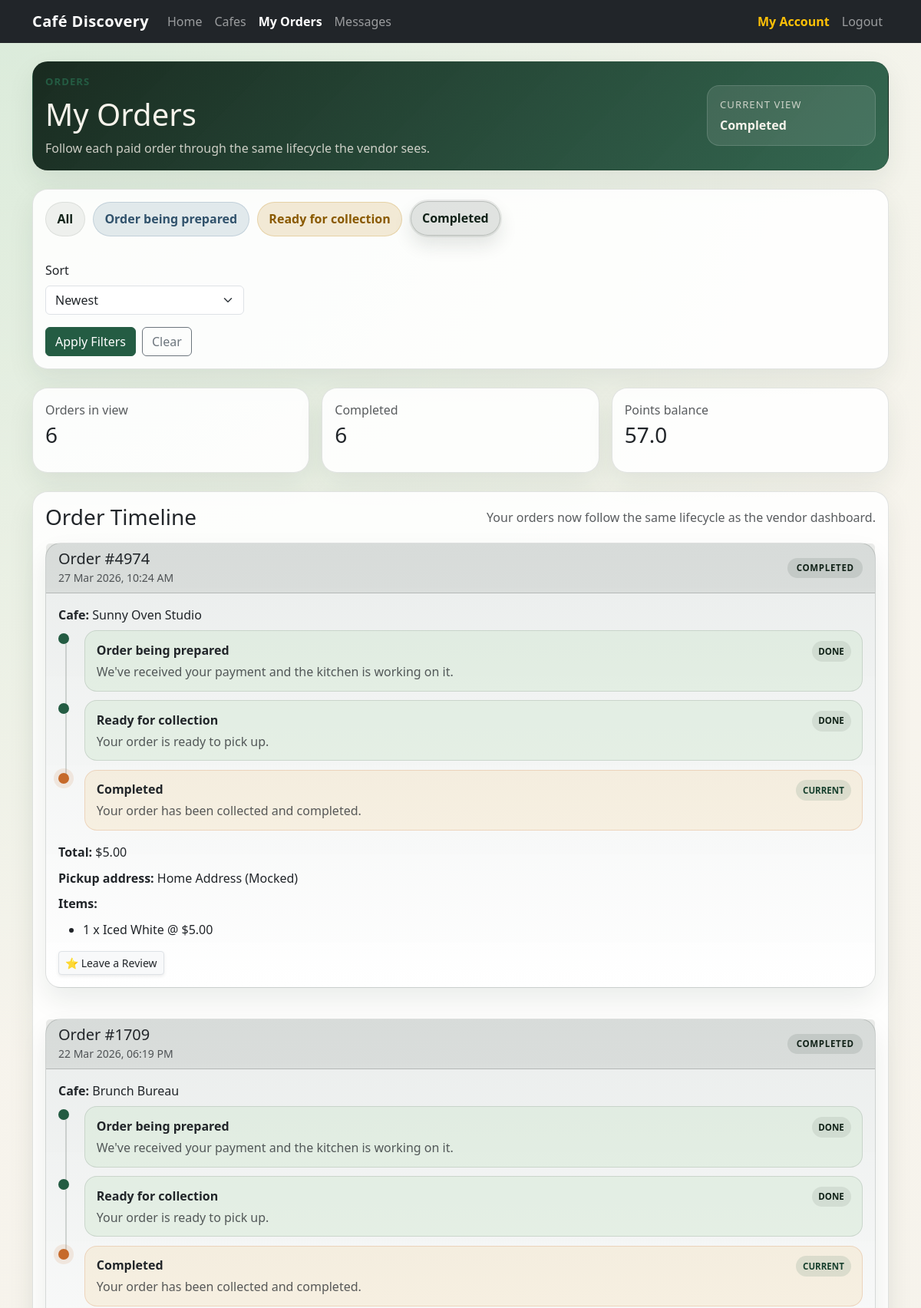
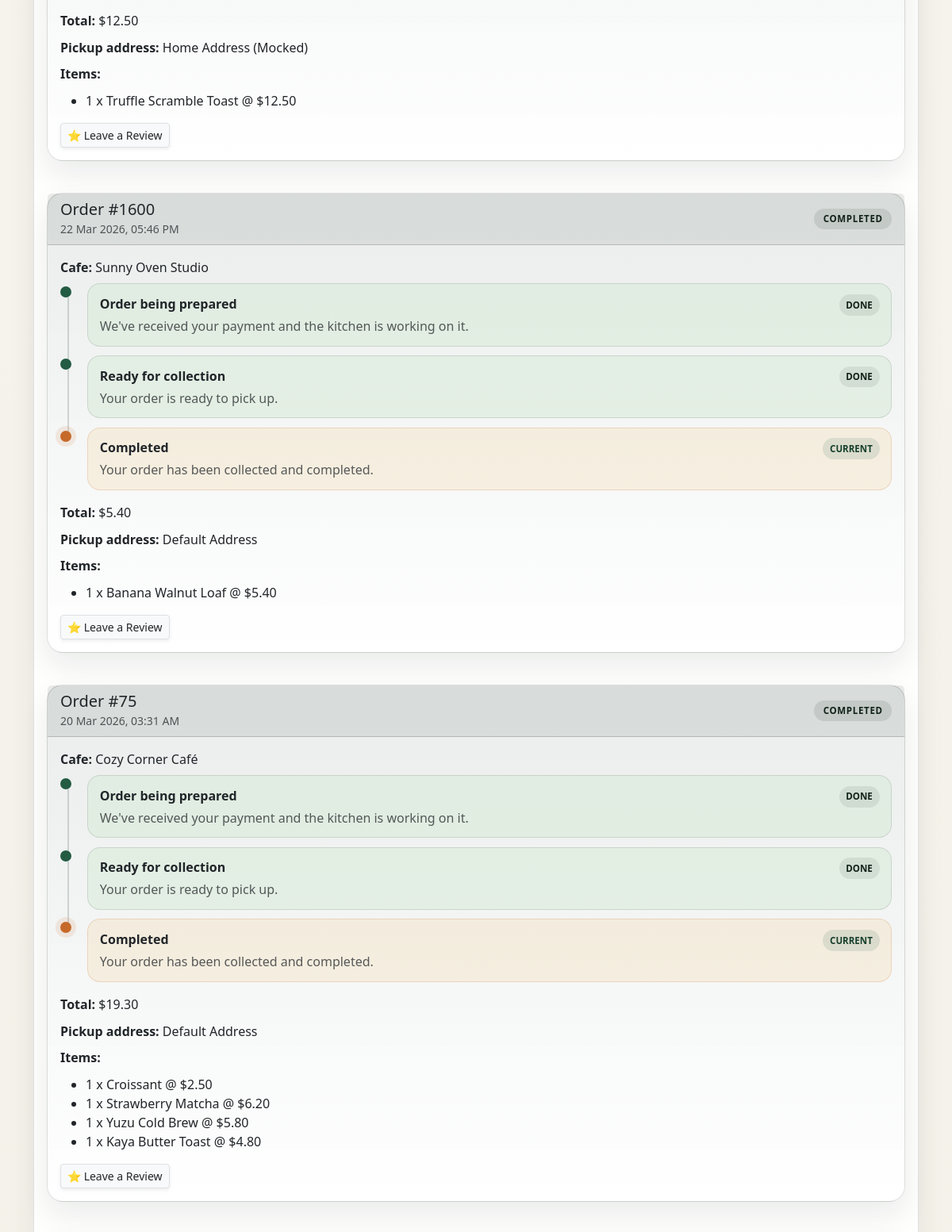
Page /orders?status=closed&sort=newest (upper part) on the committed database (2 pictures, top to bottom).
### app/models/cafe.py (models this page shows)
class Cafe(Base):
    __tablename__ = "cafes"
    id = Column(Integer, primary_key=True, index=True)
    vendor_id = Column(Integer, ForeignKey("users.id"))
    name = Column(String, index=True)
    description = Column(Text)
    address = Column(String)
    latitude = Column(Float)
    longitude = Column(Float)
    operating_hours = Column(String)  # JSON string or text
    is_active = Column(Boolean, default=True)
    vendor = relationship("User")
    menu_items = relationship("MenuItem", back_populates="cafe")
    orders = relationship("Order", back_populates="cafe")
    favorited_by = relationship("Favorite", backref="cafe", cascade="all, delete-orphan")

### app/models/menu_item.py (models this page shows)
class MenuItem(Base):
    __tablename__ = "menu_items"
    id = Column(Integer, primary_key=True, index=True)
    cafe_id = Column(Integer, ForeignKey("cafes.id"))
    name = Column(String, index=True)
    description = Column(Text)
    price = Column(Float)
    category = Column(String)  # e.g., drink, food
    is_available = Column(Boolean, default=True)
    image_url = Column(String, nullable=True)
    cafe = relationship("Cafe", back_populates="menu_items")
    cost = Column(Float, default=0.0, nullable=False)

### app/models/order.py (models this page shows)
class Order(Base):
    __tablename__ = "orders"
    id = Column(Integer, primary_key=True, index=True)
    customer_id = Column(Integer, ForeignKey("users.id"))
    cafe_id = Column(Integer, ForeignKey("cafes.id"))
    total_amount = Column(Float)
    status = Column(String, default="preparing")  # preparing, ready, closed
    order_time = Column(DateTime(timezone=True), server_default=func.now())
    delivery_address = Column(Text)
    notes = Column(Text, nullable=True)
    party_size = Column(Integer, default=1, nullable=False)
    customer = relationship("User")
    cafe = relationship("Cafe", back_populates="orders")
    items = relationship("OrderItem", back_populates="order")

class OrderItem(Base):
    __tablename__ = "order_items"
    id = Column(Integer, primary_key=True, index=True)
    order_id = Column(Integer, ForeignKey("orders.id"))
    menu_item_id = Column(Integer, ForeignKey("menu_items.id"))
    quantity = Column(Integer)
    price = Column(Float)  # price at time of order
    order = relationship("Order", back_populates="items")
    menu_item = relationship("MenuItem")

### main.py (the view)
@app.get("/orders", response_class=HTMLResponse)
async def user_orders(
    request: Request,
    status: str = "",
    date_from: str = "",
    date_to: str = "",
    item_search: str = "",
    customer_search: str = "",
    sort: str = "newest",
    show_all: str = "",
    current_user: User = Depends(get_current_user_optional),
    db: Session = Depends(get_db),
):
    if not current_user:
        return RedirectResponse(url="/login", status_code=302)
    query = db.query(Order).options(
        joinedload(Order.items).joinedload(OrderItem.menu_item),
        joinedload(Order.customer),
        joinedload(Order.cafe),
    )
    requested_status = normalize_order_status(status) if status else ""
    status_filter_values = get_order_status_filter_values(status) if status else set()
    if current_user.role == "vendor":
        cafe_ids = [cafe.id for cafe in db.query(Cafe).filter(Cafe.vendor_id == current_user.id).all()]
        query = query.filter(Order.cafe_id.in_(cafe_ids)) if cafe_ids else query.filter(False)
        if requested_status:
            query = query.filter(Order.status.in_(status_filter_values))
        if date_from:
            try:
                query = query.filter(func.date(Order.order_time) >= datetime.strptime(date_from, "%Y-%m-%d").date())
            except ValueError:
                pass
        if date_to:
            try:
                query = query.filter(func.date(Order.order_time) <= datetime.strptime(date_to, "%Y-%m-%d").date())
            except ValueError:
                pass
        if item_search:
            query = query.join(Order.items).join(OrderItem.menu_item).filter(MenuItem.name.ilike(f"%{item_search.strip()}%"))
        if customer_search:
            query = query.join(Order.customer).filter(
                (User.full_name.ilike(f"%{customer_search.strip()}%")) |
                (User.email.ilike(f"%{customer_search.strip()}%"))
            )
        if sort == "oldest":
            query = query.order_by(Order.order_time.asc())
        elif sort == "highest":
            query = query.order_by(Order.total_amount.desc(), Order.order_time.desc())
        else:
            query = query.order_by(Order.order_time.desc())
        orders = query.distinct().all()
    else:
        orders = query.filter(Order.customer_id == current_user.id).order_by(Order.order_time.desc()).all()
        if requested_status:
            orders = [order for order in orders if normalize_order_status(order.status) == requested_status]
    for order in orders:
        order.display_status = normalize_order_status(order.status)
        order.status_position = ORDER_STATUS_FLOW.index(order.display_status)
    points_balance = db.query(func.sum(Point.amount)).filter(Point.user_id == current_user.id).scalar() or 0
    order_analytics = build_order_analytics(orders)
    managed_cafe = None
    if current_user.role == "vendor":
        managed_cafe = get_managed_cafe_for_vendor(db, current_user.id)
    status_context = get_order_status_context(current_user.role)
    status_display_counts = Counter(order.display_status for order in orders)
    return templates.TemplateResponse(
        "orders.html",
        {
            "request": request,
            "orders": orders,
            "current_user": current_user,
            "points_balance": points_balance,
            "order_analytics": order_analytics,
            "managed_cafe": managed_cafe,
            "status_display_counts": status_display_counts,
            "order_status_flow": ORDER_STATUS_FLOW,
            "order_status_labels": status_context["status_labels"],
            "order_timeline_steps": status_context["timeline_steps"],
            "order_filters": {
                "status": status,
                "date_from": date_from,
                "date_to": date_to,
                "item_search": item_search,
                "customer_search": customer_search,
                "sort": sort,
            },
            "selected_status": requested_status,
        },
    )

### app/templates/orders.html (shortened to what this page needs)
{% extends "base.html" %}
{% block content %}
{% set role = current_user.role %}
<section class="orders-page">
    <div class="card orders-hero mb-4">
        <div class="card-body orders-hero__body">
            <div>
                <p class="eyebrow mb-2">Orders</p>
                <h1 class="mb-2">{% if role == 'vendor' %}Vendor Orders{% else %}My Orders{% endif %}</h1>
                <p class="text-muted mb-0">
                    {% if role == 'vendor' %}
                    Track incoming cafe orders through the full prep flow from preparing to collected.
                    {% else %}
                    Follow each paid order through the same lifecycle the vendor sees.
                    {% endif %}
                </p>
            </div>
            <div class="orders-hero__summary">
                <span class="orders-hero__summary-label">Current view</span>
                <strong>
                    {% if selected_status %}
                        {{ order_status_labels[selected_status] }}
                    {% else %}
                        All orders
                    {% endif %}
                </strong>
            </div>
        </div>
    </div>
    <div class="card mb-4">
        <div class="card-body">
            <div class="status-filter-bar">
                <a href="/orders?sort={{ order_filters.sort }}" class="status-filter-chip ">All</a>
                {% for status_key in order_status_flow %}
                <a href="/orders?status={{ status_key }}&sort={{ order_filters.sort }}" class="status-filter-chip status-filter-chip--{{ status_key }} {% if selected_status == status_key %}status-filter-chip--active{% endif %}">{{ order_status_labels[status_key] }}</a>
                {% endfor %}
            </div>
            <form method="get" action="/orders" class="row g-3 align-items-end mt-2">
                <div class="col-md-3">
                    <label for="sort" class="form-label">Sort</label>
                    <select class="form-select" id="sort" name="sort">
                        <option value="newest" {% if order_filters.sort == 'newest' %}selected{% endif %}>Newest</option>
                    </select>
                </div>
                <div class="col-12 d-flex gap-2">
                    <button type="submit" class="btn btn-primary">Apply Filters</button>
                    <a href="/orders" class="btn btn-outline-secondary">Clear</a>
                </div>
            </form>
        </div>
    </div>
    {% if role == 'customer' %}
    <div class="row g-3 mb-4">
        <div class="col-md-4">
            <div class="card h-100">
                <div class="card-body">
                    <p class="text-muted mb-1">Orders in view</p>
                    <h3 class="mb-0">{{ order_analytics.total_orders }}</h3>
                </div>
            </div>
        </div>
        <div class="col-md-4">
            <div class="card h-100">
                <div class="card-body">
                    <p class="text-muted mb-1">Completed</p>
                    <h3 class="mb-0">{{ status_display_counts.get('closed', 0) }}</h3>
                </div>
            </div>
        </div>
        <div class="col-md-4">
            <div class="card h-100">
                <div class="card-body">
                    <p class="text-muted mb-1">Points balance</p>
                    <h3 class="mb-0">{{ points_balance }}</h3>
                </div>
            </div>
        </div>
    </div>
    {% endif %}
    <section class="card">
        <div class="card-body">
            <div class="d-flex flex-wrap justify-content-between align-items-center gap-2 mb-3">
                <h3 class="mb-0">{% if role == 'vendor' %}All Orders{% else %}Order Timeline{% endif %}</h3>
                {% if role == 'customer' %}
                <p class="text-muted mb-0">Your orders now follow the same lifecycle as the vendor dashboard.</p>
                {% endif %}
            </div>
            {% if orders %}
            <div class="row g-4">
                {% for order in orders %}
                <div class="{% if role == 'vendor' %}col-12{% else %}col-12{% endif %}">
                    <article class="card order-card order-card--{{ order.display_status }}">
                        <div class="card-header d-flex flex-wrap justify-content-between align-items-center gap-2">
                            <div>
                                <h5 class="mb-0">Order #{{ order.id }}</h5>
                                <small class="text-muted">
                                    {{ order.order_time.strftime('%d %b %Y, %I:%M %p') if order.order_time else 'N/A' }}
                                </small>
                            </div>
                            <span class="badge order-status-badge order-status-badge--{{ order.display_status }} text-uppercase">
                                {{ order_status_labels[order.display_status] }}
                            </span>
                        </div>
                        <div class="card-body">
                            {% if role == 'vendor' %}
                            <p class="mb-2"><strong>Customer:</strong> {{ order.customer.full_name }} ({{ order.customer.email }})</p>
                            {% else %}
                            <p class="mb-2"><strong>Cafe:</strong> {{ order.cafe.name if order.cafe else 'Cafe' }}</p>
                            {% endif %}
                            <div class="order-timeline mb-3">
                                {% for step in order_timeline_steps %}
                                <div class="order-timeline__item {% if loop.index0 < order.status_position %}is-complete{% elif loop.index0 == order.status_position %}is-active{% endif %}">
                                    <div class="order-timeline__rail">
                                        <span class="order-timeline__dot"></span>
                                        {% if not loop.last %}
                                        <span class="order-timeline__line"></span>
                                        {% endif %}
                                    </div>
                                    <div class="order-timeline__content">
                                        <div class="d-flex justify-content-between align-items-start gap-2">
                                            <div>
                                                <p class="mb-1 fw-bold">{{ step.label }}</p>
                                                <p class="text-muted mb-0">{{ step.description }}</p>
                                            </div>
                                            {% if loop.index0 == order.status_position %}
                                            <span class="order-timeline__current">Current</span>
                                            {% elif loop.index0 < order.status_position %}
                                            <span class="order-timeline__current order-timeline__current--done">Done</span>
                                            {% endif %}
                                        </div>
                                    </div>
                                </div>
                                {% endfor %}
                            </div>
                            <div class="order-meta-grid">
                                <p class="mb-1"><strong>Total:</strong> ${{ "%.2f"|format(order.total_amount) }}</p>
                                <p class="mb-1"><strong>Pickup address:</strong> {{ order.delivery_address }}</p>
                                <p class="mb-1"><strong>Items:</strong></p>
                                <ul class="mb-0">
                                    {% for item in order.items %}
                                    <li>{{ item.quantity }} x {{ item.menu_item.name }} @ ${{ "%.2f"|format(item.price) }}</li>
                                    {% endfor %}
                                </ul>
                            </div>
                            {% if role == 'customer' and order.display_status == 'closed' %}
                            <button class="btn btn-outline-warning text-dark btn-sm mt-3 border bg-light shadow-sm review-prompt-btn" data-order-id="{{ order.id }}" data-cafe-name="{{ order.cafe.name if order.cafe else 'your cafe' }}">⭐ Leave a Review</button>
                            {% endif %}
                        </div>
                    </article>
                </div>
                {% endfor %}
            </div>
            {% else %}
            <p class="mb-0">{% if role == 'vendor' %}No customer orders have been placed for your cafe yet.{% else %}You have no orders yet.{% endif %}</p>
            {% endif %}
        </div>
    </section>
</section>
{% endblock %}

### rows in the picture
Cafe: cafe "Sunny Oven Studio"
MenuItem: menu_item.name "Iced White"
Order: id "1709", order_time "22 Mar 2026, 06:19 PM", order_status_labels "COMPLETED", cafe "Brunch Bureau", label "Order being prepared" "Ready for collection" "Completed", description "We've received your payment and the kitchen is working on it." "Your order is ready to pick up." "Your order has been collected and completed.", total_amount "12.50", delivery_address "Home Address (Mocked)"
OrderItem: quantity "1", menu_item.name "Truffle Scramble Toast", price "12.50"
Order: id "1600", order_time "22 Mar 2026, 05:46 PM", order_status_labels "COMPLETED", cafe "Sunny Oven Studio", label "Order being prepared" "Ready for collection" "Completed", description "We've received your payment and the kitchen is working on it." "Your order is ready to pick up." "Your order has been collected and completed.", total_amount "5.40", delivery_address "Default Address"
OrderItem: quantity "1", menu_item.name "Banana Walnut Loaf", price "5.40"
Order: id "75", order_time "20 Mar 2026, 03:31 AM", order_status_labels "COMPLETED", cafe "Cozy Corner Café", label "Order being prepared" "Ready for collection" "Completed", description "We've received your payment and the kitchen is working on it." "Your order is ready to pick up." "Your order has been collected and completed.", total_amount "19.30", delivery_address "Default Address"
OrderItem: quantity "1", menu_item.name "Croissant", price "2.50"
OrderItem: quantity "1", menu_item.name "Strawberry Matcha", price "6.20"
OrderItem: quantity "1", menu_item.name "Yuzu Cold Brew", price "5.80"
OrderItem: quantity "1", menu_item.name "Kaya Butter Toast", price "4.80"

### other values in the picture
{{ order_status_labels[selected_status] }} "Completed"
{{ order_status_labels[status_key] }} "Order being prepared" "Ready for collection" "Completed"
{{ order_analytics.total_orders }} "6"
{{ status_display_counts.get('closed', 0) }} "6"
{{ points_balance }} "57.0"
{{ order.id }} "4974"
{{ order_status_labels[order.display_status] }} "COMPLETED"
{{ step.label }} "Order being prepared" "Ready for collection" "Completed"
{{ step.description }} "We've received your payment and the kitchen is working on it." "Your order is ready to pick up." "Your order has been collected and completed."
{{ "%.2f"|format(order.total_amount) }} "5.00"
{{ order.delivery_address }} "Home Address (Mocked)"
{{ item.quantity }} "1"
{{ "%.2f"|format(item.price) }} "5.00"
